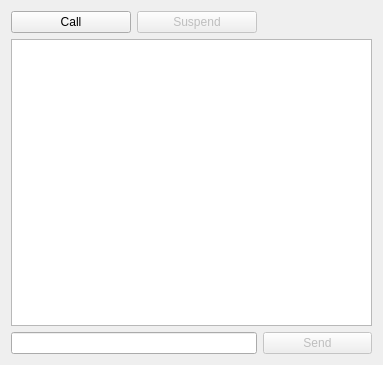
<?xml version="1.0" encoding="UTF-8"?>
<ui version="4.0">
 <class>BabelConversation</class>
 <widget class="QWidget" name="BabelConversation">
  <property name="geometry">
   <rect>
    <x>0</x>
    <y>0</y>
    <width>383</width>
    <height>365</height>
   </rect>
  </property>
  <property name="minimumSize">
   <size>
    <width>383</width>
    <height>0</height>
   </size>
  </property>
  <property name="windowTitle">
   <string>Form</string>
  </property>
  <layout class="QGridLayout" name="gridLayout">
   <item row="2" column="0" colspan="2">
    <widget class="QLineEdit" name="chatLineEdit"/>
   </item>
   <item row="2" column="2">
    <widget class="QPushButton" name="sendPushButton">
     <property name="enabled">
      <bool>false</bool>
     </property>
     <property name="text">
      <string>Send</string>
     </property>
    </widget>
   </item>
   <item row="1" column="0" colspan="3">
    <widget class="QTextEdit" name="textEdit">
      <property name="readOnly">
	<bool>true</bool>
      </property>
    </widget>
   </item>
   <item row="0" column="1">
    <widget class="QPushButton" name="suspendPushButton">
     <property name="enabled">
      <bool>false</bool>
     </property>
     <property name="minimumSize">
      <size>
       <width>120</width>
       <height>0</height>
      </size>
     </property>
     <property name="text">
      <string>Suspend</string>
     </property>
     <property name="icon">
      <iconset resource="Resources.qrc">
       <normaloff>:/images/icon/Resources/pause_icon.png</normaloff>:/images/icon/Resources/pause_icon.png</iconset>
     </property>
     <property name="iconSize">
      <size>
       <width>24</width>
       <height>24</height>
      </size>
     </property>
    </widget>
   </item>
   <item row="0" column="0">
    <widget class="QPushButton" name="callPushButton">
     <property name="minimumSize">
      <size>
       <width>120</width>
       <height>0</height>
      </size>
     </property>
     <property name="text">
      <string>Call</string>
     </property>
     <property name="icon">
      <iconset resource="Resources.qrc">
       <normaloff>:/images/icon/Resources/call_icon.png</normaloff>:/images/icon/Resources/call_icon.png</iconset>
     </property>
     <property name="iconSize">
      <size>
       <width>24</width>
       <height>24</height>
      </size>
     </property>
    </widget>
   </item>
  </layout>
 </widget>
 <resources>
  <include location="Resources.qrc"/>
 </resources>
 <connections>
  <connection>
   <sender>chatLineEdit</sender>
   <signal>returnPressed()</signal>
   <receiver>sendPushButton</receiver>
   <slot>click()</slot>
   <hints>
    <hint type="sourcelabel">
     <x>111</x>
     <y>341</y>
    </hint>
    <hint type="destinationlabel">
     <x>291</x>
     <y>341</y>
    </hint>
   </hints>
  </connection>
  <connection>
   <sender>chatLineEdit</sender>
   <signal>textChanged(QString)</signal>
   <receiver>BabelConversation</receiver>
   <slot>textLengthDisableSend(QString)</slot>
   <hints>
    <hint type="sourcelabel">
     <x>111</x>
     <y>341</y>
    </hint>
    <hint type="destinationlabel">
     <x>171</x>
     <y>181</y>
    </hint>
   </hints>
  </connection>
  <connection>
   <sender>callPushButton</sender>
   <signal>clicked()</signal>
   <receiver>BabelConversation</receiver>
   <slot>startCall()</slot>
   <hints>
    <hint type="sourcelabel">
     <x>51</x>
     <y>25</y>
    </hint>
    <hint type="destinationlabel">
     <x>171</x>
     <y>181</y>
    </hint>
   </hints>
  </connection>
  <connection>
   <sender>suspendPushButton</sender>
   <signal>clicked()</signal>
   <receiver>BabelConversation</receiver>
   <slot>suspendOrResume()</slot>
   <hints>
    <hint type="sourcelabel">
     <x>194</x>
     <y>25</y>
    </hint>
    <hint type="destinationlabel">
     <x>191</x>
     <y>182</y>
    </hint>
   </hints>
  </connection>
 </connections>
 <slots>
  <slot>textLengthDisableSend(QString)</slot>
  <slot>startCall()</slot>
  <slot>suspendOrResume()</slot>
 </slots>
</ui>
